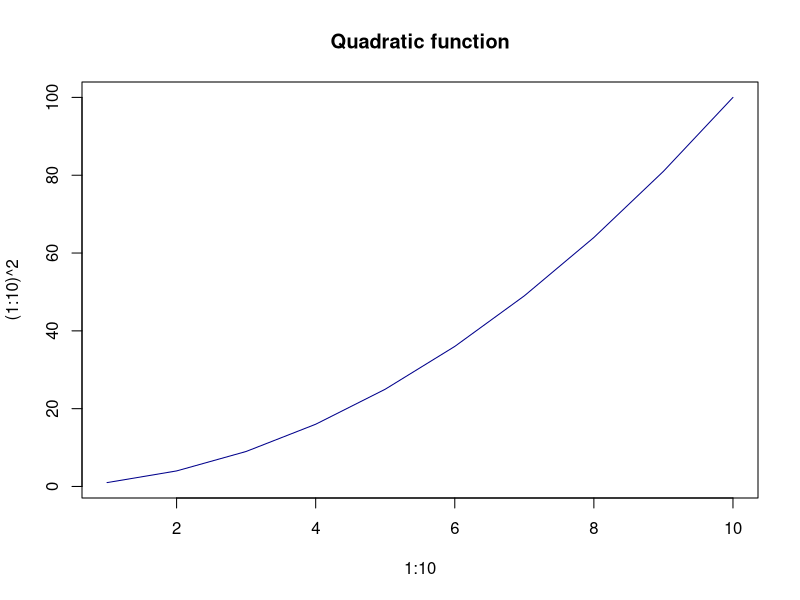

Reproduce this figure in R.
## ---- chunk 1
plot(1:10, (1:10)**2, "l", col = "darkblue",
     main = "Quadratic function")
